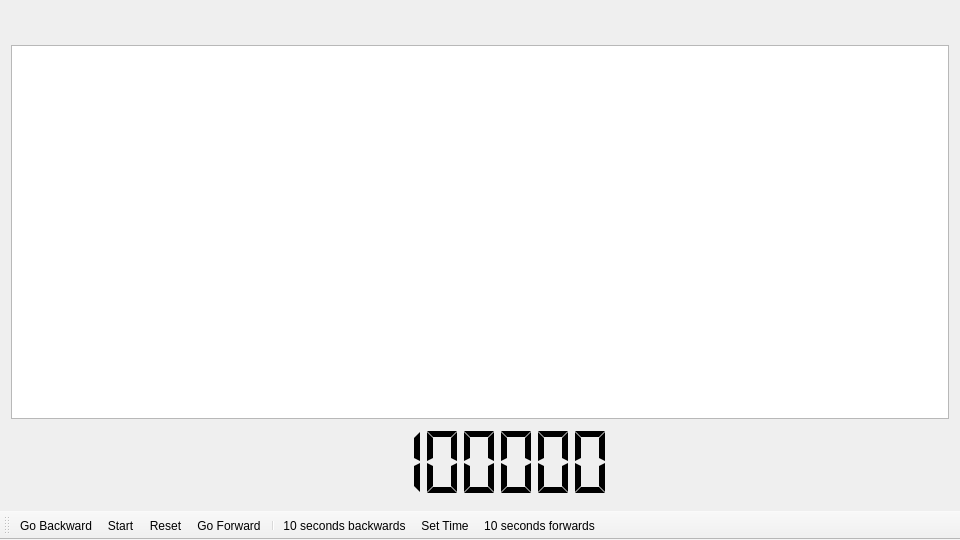
<?xml version="1.0" encoding="UTF-8"?>
<ui version="4.0">
 <class>FightclubNano</class>
 <widget class="QMainWindow" name="FightclubNano">
  <property name="geometry">
   <rect>
    <x>0</x>
    <y>0</y>
    <width>960</width>
    <height>540</height>
   </rect>
  </property>
  <property name="minimumSize">
   <size>
    <width>720</width>
    <height>405</height>
   </size>
  </property>
  <property name="windowTitle">
   <string>Fightclub Nano</string>
  </property>
  <property name="windowIcon">
   <iconset resource="resources.qrc">
    <normaloff>:/img/fightclub-logo.svg</normaloff>:/img/fightclub-logo.svg</iconset>
  </property>
  <property name="locale">
   <locale language="English" country="UnitedStates"/>
  </property>
  <widget class="QWidget" name="centralWidget">
   <layout class="QVBoxLayout" name="verticalLayout">
    <item>
     <widget class="QLabel" name="phaselabel">
      <property name="font">
       <font>
        <pointsize>18</pointsize>
        <weight>75</weight>
        <bold>true</bold>
       </font>
      </property>
      <property name="text">
       <string>&lt;ApplicationName&gt; &lt;Version&gt;</string>
      </property>
      <property name="textFormat">
       <enum>Qt::PlainText</enum>
      </property>
      <property name="alignment">
       <set>Qt::AlignCenter</set>
      </property>
      <property name="wordWrap">
       <bool>true</bool>
      </property>
     </widget>
    </item>
    <item>
     <widget class="ThemeClockWidget" name="clockwidget">
      <property name="sizePolicy">
       <sizepolicy hsizetype="Expanding" vsizetype="Expanding">
        <horstretch>0</horstretch>
        <verstretch>5</verstretch>
       </sizepolicy>
      </property>
      <property name="renderHints">
       <set>QPainter::Antialiasing|QPainter::SmoothPixmapTransform|QPainter::TextAntialiasing</set>
      </property>
     </widget>
    </item>
    <item>
     <widget class="QLCDNumber" name="lcdtimedisplay">
      <property name="sizePolicy">
       <sizepolicy hsizetype="Minimum" vsizetype="Minimum">
        <horstretch>1</horstretch>
        <verstretch>1</verstretch>
       </sizepolicy>
      </property>
      <property name="frameShape">
       <enum>QFrame::NoFrame</enum>
      </property>
      <property name="digitCount">
       <number>7</number>
      </property>
      <property name="segmentStyle">
       <enum>QLCDNumber::Flat</enum>
      </property>
      <property name="intValue" stdset="0">
       <number>8888888</number>
      </property>
     </widget>
    </item>
   </layout>
  </widget>
  <widget class="QMenuBar" name="menuBar">
   <property name="geometry">
    <rect>
     <x>0</x>
     <y>0</y>
     <width>960</width>
     <height>30</height>
    </rect>
   </property>
  </widget>
  <widget class="QToolBar" name="controlToolbar">
   <property name="iconSize">
    <size>
     <width>24</width>
     <height>24</height>
    </size>
   </property>
   <attribute name="toolBarArea">
    <enum>BottomToolBarArea</enum>
   </attribute>
   <attribute name="toolBarBreak">
    <bool>false</bool>
   </attribute>
   <addaction name="actionBwd"/>
   <addaction name="actionStartPause"/>
   <addaction name="actionReset"/>
   <addaction name="actionFwd"/>
   <addaction name="separator"/>
   <addaction name="actionMinus10"/>
   <addaction name="actionSetTime"/>
   <addaction name="actionPlus10"/>
  </widget>
  <action name="actionBwd">
   <property name="icon">
    <iconset resource="resources.qrc">
     <normaloff>:/breeze-icons/go-previous-24.svg</normaloff>:/breeze-icons/go-previous-24.svg</iconset>
   </property>
   <property name="text">
    <string>Go Backward</string>
   </property>
  </action>
  <action name="actionFwd">
   <property name="icon">
    <iconset resource="resources.qrc">
     <normaloff>:/breeze-icons/go-next-24.svg</normaloff>:/breeze-icons/go-next-24.svg</iconset>
   </property>
   <property name="text">
    <string>Go Forward</string>
   </property>
  </action>
  <action name="actionStartPause">
   <property name="icon">
    <iconset resource="resources.qrc">
     <normaloff>:/breeze-icons/chronometer-start-24.svg</normaloff>:/breeze-icons/chronometer-start-24.svg</iconset>
   </property>
   <property name="text">
    <string>Start</string>
   </property>
   <property name="toolTip">
    <string>Start</string>
   </property>
  </action>
  <action name="actionReset">
   <property name="icon">
    <iconset resource="resources.qrc">
     <normaloff>:/breeze-icons/chronometer-restart-24.svg</normaloff>:/breeze-icons/chronometer-restart-24.svg</iconset>
   </property>
   <property name="text">
    <string>Reset</string>
   </property>
  </action>
  <action name="actionSetTime">
   <property name="icon">
    <iconset resource="resources.qrc">
     <normaloff>:/breeze-icons/chronometer-24.svg</normaloff>:/breeze-icons/chronometer-24.svg</iconset>
   </property>
   <property name="text">
    <string>Set Time</string>
   </property>
  </action>
  <action name="actionMinus10">
   <property name="icon">
    <iconset resource="resources.qrc">
     <normaloff>:/breeze-icons/chronometer-minus-ten-24.svg</normaloff>:/breeze-icons/chronometer-minus-ten-24.svg</iconset>
   </property>
   <property name="text">
    <string>10 seconds backwards</string>
   </property>
   <property name="toolTip">
    <string>10 seconds backwards</string>
   </property>
  </action>
  <action name="actionPlus10">
   <property name="icon">
    <iconset resource="resources.qrc">
     <normaloff>:/breeze-icons/chronometer-plus-ten-24.svg</normaloff>:/breeze-icons/chronometer-plus-ten-24.svg</iconset>
   </property>
   <property name="text">
    <string>10 seconds forwards</string>
   </property>
  </action>
 </widget>
 <layoutdefault spacing="6" margin="11"/>
 <customwidgets>
  <customwidget>
   <class>ThemeClockWidget</class>
   <extends>QGraphicsView</extends>
   <header>themeclockwidget.h</header>
  </customwidget>
 </customwidgets>
 <resources>
  <include location="resources.qrc"/>
 </resources>
 <connections/>
</ui>
